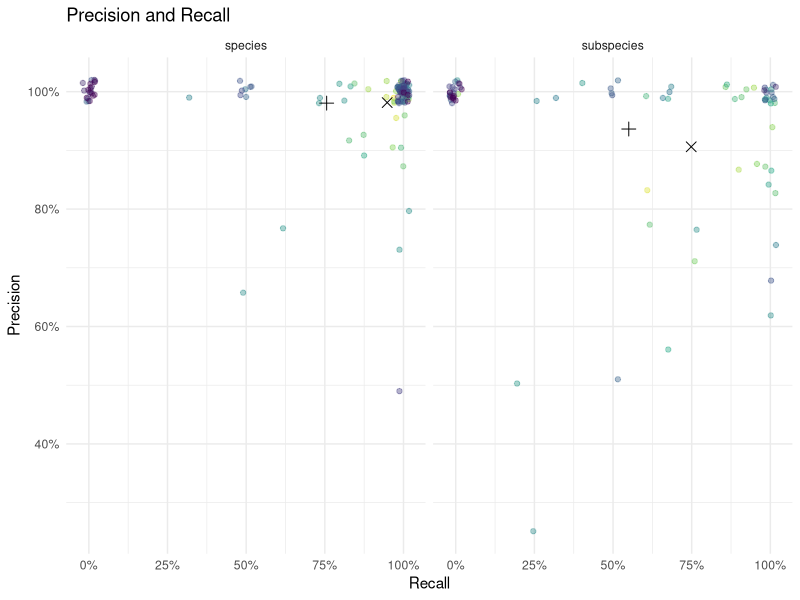
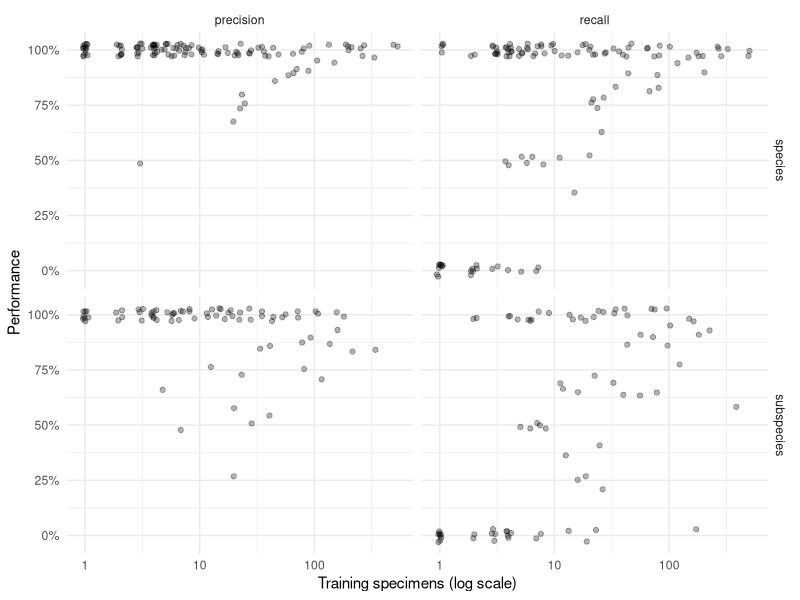
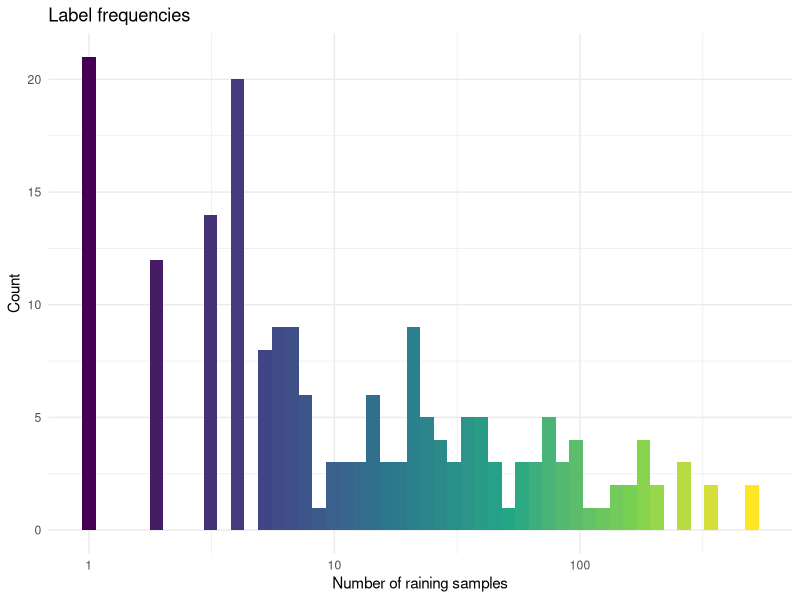
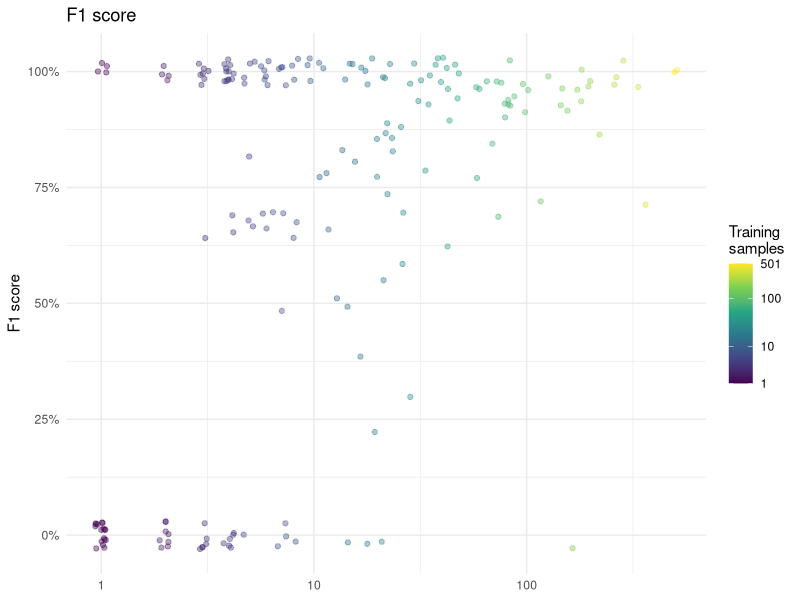
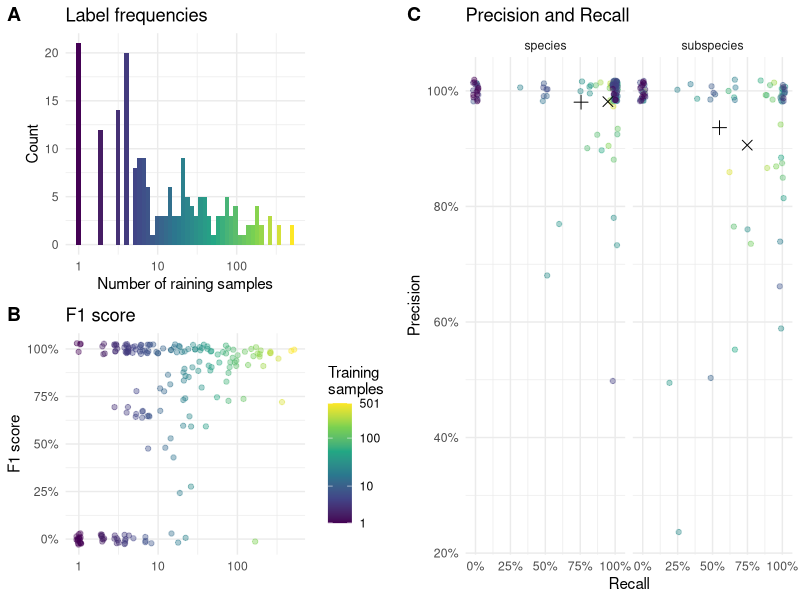
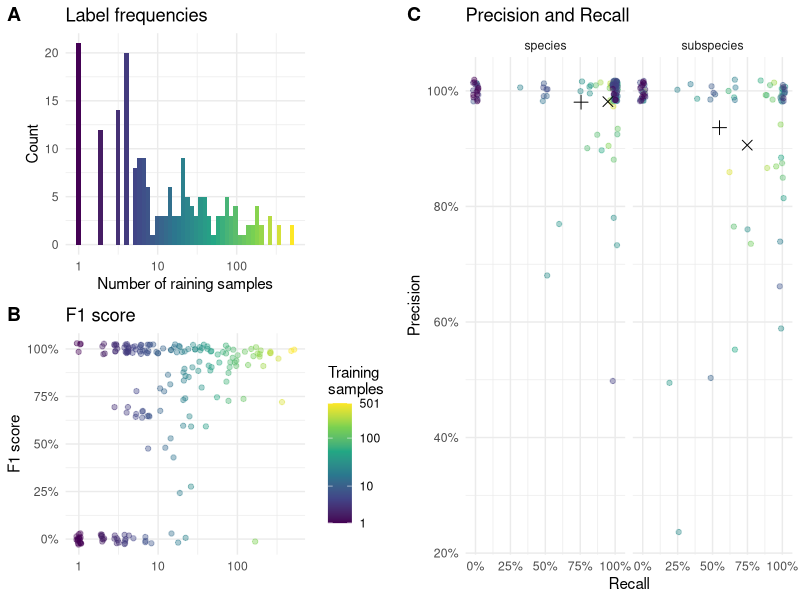
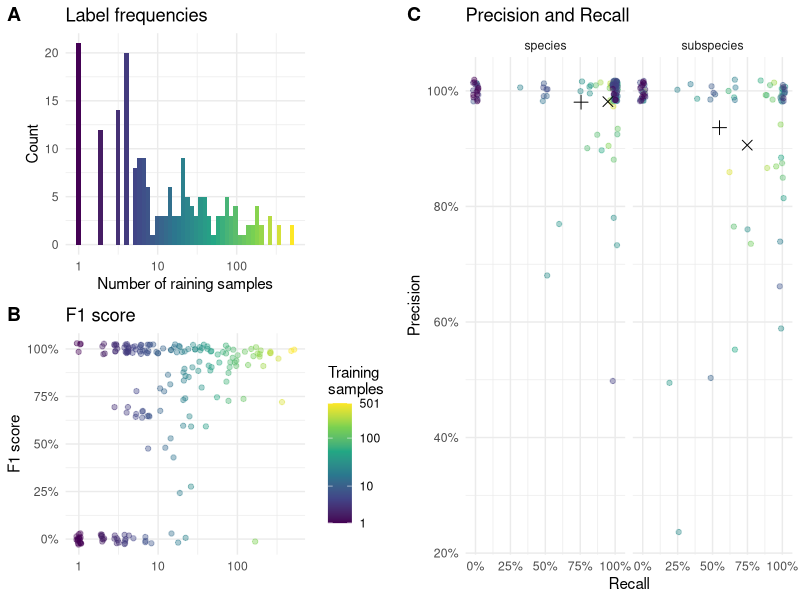

The R source for these figures, in order:
## ---- chunk 1
library(tidyverse)
library(ggthemes)
library(cowplot)

# Load and process model performance results
performance_data <- read_csv("test_results.csv") %>% 
  mutate(
    # Convert percentages to proportions for mathematical analysis
    across(starts_with('micro'), ~ .x / 100),
    # Classify taxonomic level based on naming convention
    # Subspecies contain underscores (e.g., "repanda_repanda"), species do not (e.g., "sexguttata")
    taxonomic_level = if_else(str_detect(Term, "_"), "subspecies", "species"),
    micro_precision = ifelse(true_positives == 0 & false_positives == 0,1,micro_precision),
    f1 = true_positives/(true_positives+(false_positives + false_negatives)/2)
  ) %>%
  # Rename columns for clarity
  rename(
    taxon = Term,
    precision = micro_precision,
    recall = micro_recall,
    training_specimens = N_train,
    test_specimens = N
  )



# Display data structure
glimpse(performance_data)
## ---- chunk 2
# Helper function to calculate both weighted and unweighted averages
calculate_averages <- function(data, group_var) {
  data %>%
    group_by({{ group_var }}) %>%
    summarise(
      # Equal weight per taxon
      precision_equal = mean(precision, na.rm = TRUE),
      recall_equal = mean(recall, na.rm = TRUE),
      # Weight by training specimen count
      precision_weighted = weighted.mean(precision, training_specimens, na.rm = TRUE),
      recall_weighted = weighted.mean(recall, training_specimens, na.rm = TRUE),
      .groups = 'drop'
    )
}

# Calculate averages by taxonomic level
summary_stats <- calculate_averages(performance_data, taxonomic_level)

# Reshape for visualization (following original working approach)
plot_averages <- summary_stats %>%
  pivot_longer(cols = -taxonomic_level, names_to = 'metric') %>%
  mutate(
    weighted = str_detect(metric, '_weighted'),
    metric_clean = str_replace(metric, '^(.+?)_(equal|weighted)$', '\\1')
  ) %>%
  select(-metric) %>%
  pivot_wider(names_from = metric_clean, values_from = value) %>%
  mutate(
    weighting_type = case_when(
      weighted == FALSE ~ "Equal taxa",
      weighted == TRUE ~ "Weighted by specimens"
    )
  )

print("Summary Statistics by Taxonomic Level:")
print(summary_stats)
## ---- chunk 3
# Prepare data for main precision-recall scatter plot
plot_data <- performance_data %>%
  arrange(desc(training_specimens))

# Create precision-recall scatter plot
precision_recall_plot <- ggplot() +
  # Individual taxa points colored by training set size
  geom_jitter(
    data = plot_data,
    aes(y = precision, x = recall, color = training_specimens),
    width = 0.02, height = 0.02, alpha = 0.4
  ) +
  # Overlay summary averages as distinct shapes
  geom_point(
    data = plot_averages,
    aes(y = precision, x = recall, shape = weighted),
    size = 3
  ) +
  # Customize scales and appearance
  scale_shape_manual(
    values = c(3, 4),
    name = 'Averaging',
    labels = c("taxa", 'specimens'),
    guide = 'none'
  ) + 
  scale_color_viridis_c(
    trans = 'log10',
    name = "Specimens\nin training",
    breaks = c(1, 10, 100, max(plot_data$training_specimens)),
    guide = 'none'
  ) +
  ggtitle("Precision and Recall") +
  scale_x_continuous(labels = scales::percent) +
  scale_y_continuous(labels = scales::percent) +
  theme_minimal() +
  ylab("Precision") +
  xlab("Recall") +
  facet_grid(~ taxonomic_level)

# Display the plot
print(precision_recall_plot)
## ---- chunk 4
# Prepare data for training size analysis
training_size_data <- performance_data %>%
  arrange(desc(training_specimens)) %>%
  pivot_longer(
    cols = c("precision", "recall"),
    names_to = "metric",
    values_to = "value"
  )

# Create scatter plot showing performance vs training size
training_size_plot <- ggplot(training_size_data) +
  geom_jitter(
    aes(x = training_specimens, y = value),
    width = 0.03, height = 0.03, alpha = 0.3
  ) +
  scale_x_log10() +
  scale_y_continuous(labels = scales::percent) +
  theme_minimal() +
  xlab("Training specimens (log scale)") +
  ylab("Performance") +
  facet_grid(taxonomic_level ~ metric)

# Display the plot
print(training_size_plot)
## ---- chunk 5
# Calculate some key statistics for interpretation
species_count <- sum(performance_data$taxonomic_level == "species")
subspecies_count <- sum(performance_data$taxonomic_level == "subspecies")

cat("Dataset Overview:\n")
cat(sprintf("- Total taxa analyzed: %d\n", nrow(performance_data)))
cat(sprintf("- Species: %d (%.1f%%)\n", species_count, 100 * species_count / nrow(performance_data)))
cat(sprintf("- Subspecies: %d (%.1f%%)\n", subspecies_count, 100 * subspecies_count / nrow(performance_data)))

cat("\nPerformance Summary:\n")
for (level in c("species", "subspecies")) {
  level_data <- summary_stats %>% filter(taxonomic_level == level)
  cat(sprintf("\n%s:\n", str_to_title(level)))
  cat(sprintf("- Equal-weighted precision: %.1f%%\n", 100 * level_data$precision_equal))
  cat(sprintf("- Equal-weighted recall: %.1f%%\n", 100 * level_data$recall_equal))
  cat(sprintf("- Specimen-weighted precision: %.1f%%\n", 100 * level_data$precision_weighted))
  cat(sprintf("- Specimen-weighted recall: %.1f%%\n", 100 * level_data$recall_weighted))
}
## ---- chunk 6
dist_plot = ggplot(plot_data) +
  geom_histogram(aes(x=training_specimens, fill=after_stat(x)), bins=50) +
  scale_fill_viridis_c(trans="log1p",guide = 'none') + 
  scale_x_log10() +
  theme_minimal() +
  ylab("Count") +
  xlab("Number of raining samples") +
  ggtitle("Label frequencies")

dist_plot
## ---- chunk 7
f1_plot = ggplot(plot_data) +
  geom_jitter(aes(x=training_specimens,y=f1, color=training_specimens),width=0.03,height=.03,alpha=0.4) +
  scale_x_log10() +
  scale_y_continuous(labels = scales::percent) +
  scale_color_viridis_c(trans="log1p",breaks=c(1,10,100,501),name="Training\nsamples") + 
  theme_minimal() +
  xlab(NULL) +
  ylab("F1 score") +
  ggtitle("F1 score")

f1_plot
## ---- chunk 8
p = cowplot::plot_grid(cowplot::plot_grid(dist_plot,f1_plot,ncol=1,labels = "AUTO",align = 'hv',axis = 'lrtb'),precision_recall_plot,rel_widths = c(1,1),labels = c("","C"))
p
## ---- chunk 9
ggsave(
  filename = 'taxonomy_metrics.pdf',
  plot = p,
  device = 'pdf',
  width = 7,
  height = 3,
  units = 'in',
  useDingbats = FALSE
)

ggsave(
  filename = 'taxonomy_metrics.png',
  plot = p,
  device = 'png',
  width = 7,
  height = 3,
  units = 'in',
  dpi = 300  # High resolution for crisp appearance
)
## ---- chunk 10
performance_data %>% filter(taxon=="sylvicola")
